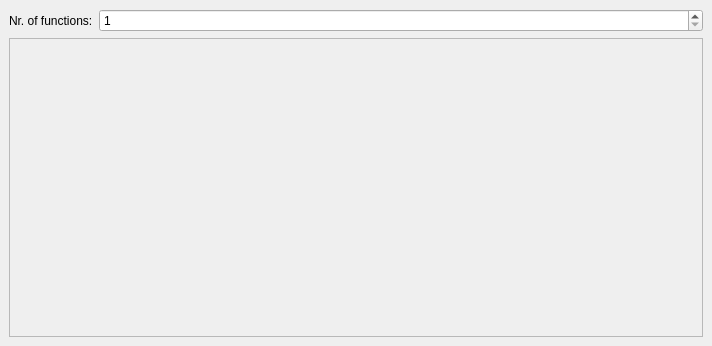
<?xml version="1.0" encoding="UTF-8"?>
<ui version="4.0">
 <class>MainWindow</class>
 <widget class="QMainWindow" name="MainWindow">
  <property name="geometry">
   <rect>
    <x>0</x>
    <y>0</y>
    <width>712</width>
    <height>346</height>
   </rect>
  </property>
  <property name="windowTitle">
   <string>Function Explorer</string>
  </property>
  <widget class="QWidget" name="centralwidget">
   <layout class="QVBoxLayout" name="mainLayout" stretch="0,0">
    <item>
     <layout class="QHBoxLayout" name="horizontalLayout" stretch="0,1">
      <item>
       <widget class="QLabel" name="label">
        <property name="text">
         <string>Nr. of functions:</string>
        </property>
       </widget>
      </item>
      <item>
       <widget class="QSpinBox" name="functionCount">
        <property name="minimum">
         <number>1</number>
        </property>
        <property name="maximum">
         <number>3</number>
        </property>
        <property name="value">
         <number>1</number>
        </property>
       </widget>
      </item>
     </layout>
    </item>
    <item>
     <widget class="QScrollArea" name="scrollArea">
      <property name="widgetResizable">
       <bool>true</bool>
      </property>
      <property name="alignment">
       <set>Qt::AlignLeading|Qt::AlignLeft|Qt::AlignTop</set>
      </property>
      <widget class="QWidget" name="scrollAreaWidgetContents">
       <property name="geometry">
        <rect>
         <x>0</x>
         <y>0</y>
         <width>692</width>
         <height>292</height>
        </rect>
       </property>
       <layout class="QVBoxLayout" name="verticalLayout">
        <item>
         <spacer name="verticalSpacer">
          <property name="orientation">
           <enum>Qt::Vertical</enum>
          </property>
          <property name="sizeHint" stdset="0">
           <size>
            <width>20</width>
            <height>0</height>
           </size>
          </property>
         </spacer>
        </item>
       </layout>
      </widget>
     </widget>
    </item>
   </layout>
  </widget>
 </widget>
 <resources/>
 <connections/>
</ui>
